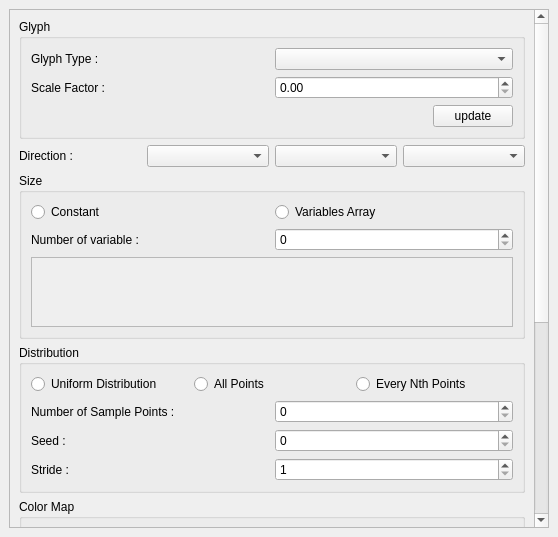
<?xml version="1.0" encoding="UTF-8"?>
<ui version="4.0">
 <class>GlyphEditor</class>
 <widget class="QDockWidget" name="GlyphEditor">
  <property name="geometry">
   <rect>
    <x>0</x>
    <y>0</y>
    <width>558</width>
    <height>537</height>
   </rect>
  </property>
  <property name="windowTitle">
   <string>GlyphEditor</string>
  </property>
  <widget class="QWidget" name="dockWidgetContents">
   <layout class="QGridLayout" name="gridLayout_2">
    <item row="0" column="0">
     <widget class="QScrollArea" name="scrollArea">
      <property name="widgetResizable">
       <bool>true</bool>
      </property>
      <widget class="QWidget" name="scrollAreaWidgetContents_3">
       <property name="geometry">
        <rect>
         <x>0</x>
         <y>0</y>
         <width>534</width>
         <height>735</height>
        </rect>
       </property>
       <layout class="QGridLayout" name="gridLayout">
        <item row="1" column="0">
         <layout class="QHBoxLayout" name="horizontalLayout_2">
          <item>
           <widget class="QLabel" name="label_2">
            <property name="text">
             <string>Direction : </string>
            </property>
           </widget>
          </item>
          <item>
           <widget class="QComboBox" name="direction1ComboBox"/>
          </item>
          <item>
           <widget class="QComboBox" name="direction2ComboBox"/>
          </item>
          <item>
           <widget class="QComboBox" name="direction3ComboBox"/>
          </item>
         </layout>
        </item>
        <item row="5" column="0">
         <widget class="QGroupBox" name="groupBox_4">
          <property name="title">
           <string>Color Data</string>
          </property>
          <layout class="QVBoxLayout" name="verticalLayout_4">
           <item>
            <layout class="QHBoxLayout" name="horizontalLayout_8">
             <item>
              <widget class="QRadioButton" name="colorDataConstantRadioBox">
               <property name="text">
                <string>Constant</string>
               </property>
              </widget>
             </item>
             <item>
              <widget class="QRadioButton" name="colorDataVariableArrayRadioBox">
               <property name="text">
                <string>Variables Array</string>
               </property>
              </widget>
             </item>
            </layout>
           </item>
           <item>
            <layout class="QHBoxLayout" name="horizontalLayout_9">
             <item>
              <widget class="QLabel" name="label_6">
               <property name="text">
                <string>Number of variable : </string>
               </property>
              </widget>
             </item>
             <item>
              <widget class="QSpinBox" name="colorDataNumberOfVariableSpinBox"/>
             </item>
            </layout>
           </item>
           <item>
            <widget class="QScrollArea" name="colorDataScrollArea">
             <property name="widgetResizable">
              <bool>true</bool>
             </property>
             <widget class="QWidget" name="scrollAreaWidgetContents_2">
              <property name="geometry">
               <rect>
                <x>0</x>
                <y>0</y>
                <width>502</width>
                <height>49</height>
               </rect>
              </property>
             </widget>
            </widget>
           </item>
          </layout>
         </widget>
        </item>
        <item row="3" column="0">
         <widget class="QGroupBox" name="groupBox_3">
          <property name="title">
           <string>Distribution</string>
          </property>
          <layout class="QVBoxLayout" name="verticalLayout_3">
           <item>
            <layout class="QHBoxLayout" name="horizontalLayout_6">
             <item>
              <widget class="QRadioButton" name="uniformDistributionRadioButton">
               <property name="text">
                <string>Uniform Distribution</string>
               </property>
              </widget>
             </item>
             <item>
              <widget class="QRadioButton" name="allPointsRadioButton">
               <property name="text">
                <string>All Points</string>
               </property>
              </widget>
             </item>
             <item>
              <widget class="QRadioButton" name="everyNthPointsRadioButton">
               <property name="text">
                <string>Every Nth Points</string>
               </property>
              </widget>
             </item>
            </layout>
           </item>
           <item>
            <layout class="QHBoxLayout" name="horizontalLayout_7">
             <item>
              <widget class="QLabel" name="label_5">
               <property name="text">
                <string>Number of Sample Points : </string>
               </property>
              </widget>
             </item>
             <item>
              <widget class="QSpinBox" name="numberOfSamplePoints">
               <property name="maximum">
                <number>100000</number>
               </property>
              </widget>
             </item>
            </layout>
           </item>
           <item>
            <layout class="QHBoxLayout" name="horizontalLayout_12">
             <item>
              <widget class="QLabel" name="label_7">
               <property name="text">
                <string>Seed : </string>
               </property>
              </widget>
             </item>
             <item>
              <widget class="QSpinBox" name="seedSpinBox"/>
             </item>
            </layout>
           </item>
           <item>
            <layout class="QHBoxLayout" name="horizontalLayout_13">
             <item>
              <widget class="QLabel" name="label_8">
               <property name="text">
                <string>Stride : </string>
               </property>
              </widget>
             </item>
             <item>
              <widget class="QSpinBox" name="strideSpinBox">
               <property name="minimum">
                <number>1</number>
               </property>
               <property name="maximum">
                <number>10000</number>
               </property>
              </widget>
             </item>
            </layout>
           </item>
          </layout>
         </widget>
        </item>
        <item row="2" column="0">
         <widget class="QGroupBox" name="groupBox">
          <property name="title">
           <string>Size</string>
          </property>
          <layout class="QVBoxLayout" name="verticalLayout">
           <item>
            <layout class="QHBoxLayout" name="horizontalLayout_3">
             <item>
              <widget class="QRadioButton" name="sizeConstantRadioBox">
               <property name="text">
                <string>Constant</string>
               </property>
              </widget>
             </item>
             <item>
              <widget class="QRadioButton" name="sizeVariableArrayRadioBox">
               <property name="text">
                <string>Variables Array</string>
               </property>
              </widget>
             </item>
            </layout>
           </item>
           <item>
            <layout class="QHBoxLayout" name="horizontalLayout_4">
             <item>
              <widget class="QLabel" name="label_3">
               <property name="text">
                <string>Number of variable : </string>
               </property>
              </widget>
             </item>
             <item>
              <widget class="QSpinBox" name="sizeNumberOfVariableSpinBox"/>
             </item>
            </layout>
           </item>
           <item>
            <widget class="QScrollArea" name="sizeScrollArea">
             <property name="widgetResizable">
              <bool>true</bool>
             </property>
             <widget class="QWidget" name="scrollAreaWidgetContents">
              <property name="geometry">
               <rect>
                <x>0</x>
                <y>0</y>
                <width>502</width>
                <height>49</height>
               </rect>
              </property>
             </widget>
            </widget>
           </item>
          </layout>
         </widget>
        </item>
        <item row="4" column="0">
         <widget class="QGroupBox" name="groupBox_5">
          <property name="title">
           <string>Color Map</string>
          </property>
          <layout class="QVBoxLayout" name="verticalLayout_5">
           <item>
            <widget class="ColorMap" name="colorMapBar" native="true">
             <property name="minimumSize">
              <size>
               <width>0</width>
               <height>80</height>
              </size>
             </property>
            </widget>
           </item>
           <item>
            <layout class="QHBoxLayout" name="horizontalLayout_14">
             <item>
              <spacer name="horizontalSpacer_3">
               <property name="orientation">
                <enum>Qt::Horizontal</enum>
               </property>
               <property name="sizeHint" stdset="0">
                <size>
                 <width>40</width>
                 <height>20</height>
                </size>
               </property>
              </spacer>
             </item>
             <item>
              <widget class="QPushButton" name="editColorMapPushButton">
               <property name="text">
                <string>Edit Color Map</string>
               </property>
              </widget>
             </item>
            </layout>
           </item>
          </layout>
         </widget>
        </item>
        <item row="0" column="0">
         <widget class="QGroupBox" name="groupBox_2">
          <property name="title">
           <string>Glyph</string>
          </property>
          <layout class="QVBoxLayout" name="verticalLayout_2">
           <item>
            <layout class="QHBoxLayout" name="horizontalLayout">
             <item>
              <widget class="QLabel" name="label">
               <property name="text">
                <string>Glyph Type : </string>
               </property>
              </widget>
             </item>
             <item>
              <widget class="QComboBox" name="glyphTypeComboBox"/>
             </item>
            </layout>
           </item>
           <item>
            <layout class="QHBoxLayout" name="horizontalLayout_5">
             <item>
              <widget class="QLabel" name="label_4">
               <property name="text">
                <string>Scale Factor : </string>
               </property>
              </widget>
             </item>
             <item>
              <widget class="QDoubleSpinBox" name="scaleFactorDoubleSpinBox">
               <property name="singleStep">
                <double>0.100000000000000</double>
               </property>
              </widget>
             </item>
            </layout>
           </item>
           <item>
            <layout class="QHBoxLayout" name="horizontalLayout_10">
             <item>
              <spacer name="horizontalSpacer_2">
               <property name="orientation">
                <enum>Qt::Horizontal</enum>
               </property>
               <property name="sizeHint" stdset="0">
                <size>
                 <width>40</width>
                 <height>20</height>
                </size>
               </property>
              </spacer>
             </item>
             <item>
              <widget class="QPushButton" name="updatePushButton">
               <property name="text">
                <string>update</string>
               </property>
              </widget>
             </item>
            </layout>
           </item>
          </layout>
         </widget>
        </item>
        <item row="6" column="0">
         <layout class="QHBoxLayout" name="horizontalLayout_11">
          <item>
           <spacer name="horizontalSpacer">
            <property name="orientation">
             <enum>Qt::Horizontal</enum>
            </property>
            <property name="sizeHint" stdset="0">
             <size>
              <width>40</width>
              <height>20</height>
             </size>
            </property>
           </spacer>
          </item>
          <item>
           <widget class="QPushButton" name="applyPushButton">
            <property name="text">
             <string>Apply</string>
            </property>
           </widget>
          </item>
         </layout>
        </item>
       </layout>
      </widget>
     </widget>
    </item>
   </layout>
  </widget>
 </widget>
 <customwidgets>
  <customwidget>
   <class>ColorMap</class>
   <extends>QWidget</extends>
   <header>Widgets/ColorMap.h</header>
   <container>1</container>
  </customwidget>
 </customwidgets>
 <resources/>
 <connections/>
</ui>
